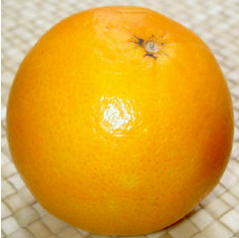
#> input picture IDA/src/light.png, 239 x 238 px, found by its file name
$ python dsift.py   (older library calls are emulated)
#> lines starting #> are read from the running program, lines starting #| are printed output that depends on the picture
'''
dsift.py: this function implements some basic functions that
does dense sift feature extraction.

The descriptors are defined in a similar way to the one used in
Svetlana Lazebnik's Matlab implementation, which could be found
at:

http://www.cs.unc.edu/~lazebnik/

Yangqing Jia, jiayq@eecs.berkeley.edu
'''

import numpy as np
from scipy import signal
from matplotlib import pyplot

# sift features
Nangles = 8
Nbins = 4
Nsamples = Nbins ** 2
alpha = 9.0
angles = np.array(range(Nangles)) * 2.0 * np.pi / Nangles


def gen_dgauss(sigma):
    '''
    generating a derivative of Gauss filter on both the X and Y
    direction.
    '''
    fwid = np.int(2 * np.ceil(sigma))
    G = np.array(range(-fwid, fwid + 1)) ** 2
    G = G.reshape((G.size, 1)) + G
    G = np.exp(- G / 2.0 / sigma / sigma)
    G /= np.sum(G)
    GH, GW = np.gradient(G)
    GH *= 2.0 / np.sum(np.abs(GH))
    GW *= 2.0 / np.sum(np.abs(GW))
    return GH, GW


class DsiftExtractor:
    '''
    The class that does dense sift feature extractor.
    Sample Usage:
        extractor = DsiftExtractor(gridSpacing,patchSize,[optional params])
        feaArr,positions = extractor.process_image(Image)
    '''

    def __init__(self, gridSpacing, patchSize,
                 nrml_thres=1.0, \
                 sigma_edge=0.8, \
                 sift_thres=0.2):
        '''
        gridSpacing: the spacing for sampling dense descriptors
        patchSize: the size for each sift patch
        nrml_thres: low contrast normalization threshold
        sigma_edge: the standard deviation for the gaussian smoothing
            before computing the gradient
        sift_thres: sift thresholding (0.2 works well based on
            Lowe's SIFT paper)
        '''
        self.gS = gridSpacing
        self.pS = patchSize
        self.nrml_thres = nrml_thres
        self.sigma = sigma_edge
        self.sift_thres = sift_thres
        # compute the weight contribution map
        sample_res = self.pS / np.double(Nbins)
        sample_p = np.array(range(self.pS))
        sample_ph, sample_pw = np.meshgrid(sample_p, sample_p)
        sample_ph.resize(sample_ph.size)
        sample_pw.resize(sample_pw.size)
        bincenter = np.array(range(1, Nbins * 2, 2)) / 2.0 / Nbins * self.pS - 0.5
        bincenter_h, bincenter_w = np.meshgrid(bincenter, bincenter)
        bincenter_h.resize((bincenter_h.size, 1))
        bincenter_w.resize((bincenter_w.size, 1))
        dist_ph = abs(sample_ph - bincenter_h)
        dist_pw = abs(sample_pw - bincenter_w)
        weights_h = dist_ph / sample_res
        weights_w = dist_pw / sample_res
        weights_h = (1 - weights_h) * (weights_h <= 1)
        weights_w = (1 - weights_w) * (weights_w <= 1)
        # weights is the contribution of each pixel to the corresponding bin center
        self.weights = weights_h * weights_w
        # pyplot.imshow(self.weights)
        # pyplot.show()

    def process_image(self, image, positionNormalize=True, \
                      verbose=True):
        '''
        processes a single image, return the locations
        and the values of detected SIFT features.
        image: a M*N image which is a numpy 2D array. If you
            pass a color image, it will automatically be converted
            to a grayscale image.
        positionNormalize: whether to normalize the positions
            to [0,1]. If False, the pixel-based positions of the
            top-right position of the patches is returned.

        Return values:
        feaArr: the feature array, each row is a feature
        positions: the positions of the features
        '''

        image = image.astype(np.double)
        if image.ndim == 3:
            # we do not deal with color images.
            image = np.mean(image, axis=2)
        # compute the grids
        H, W = image.shape
        gS = self.gS
        pS = self.pS
        remH = np.mod(H - pS, gS)
        remW = np.mod(W - pS, gS)
        offsetH = int(remH / 2)
        offsetW = int(remW / 2)
        gridH, gridW = np.meshgrid(range(offsetH, H - pS + 1, gS), range(offsetW, W - pS + 1, gS))
        gridH = gridH.flatten()
        gridW = gridW.flatten()
        if verbose:
            # print(W, H, gS, pS, gridH.size)
            pass
        feaArr = self.calculate_sift_grid(image, gridH, gridW)
        feaArr = self.normalize_sift(feaArr)
        if positionNormalize:
            positions = np.vstack((gridH / np.double(H), gridW / np.double(W)))
        else:
            positions = np.vstack((gridH, gridW))
        return feaArr, positions

    def calculate_sift_grid(self, image, gridH, gridW):
        '''
        This function calculates the unnormalized sift features
        It is called by process_image().
        '''
        H, W = image.shape
        Npatches = gridH.size
        feaArr = np.zeros((Npatches, Nsamples * Nangles))

        # calculate gradient
        GH, GW = gen_dgauss(self.sigma)
        IH = signal.convolve2d(image, GH, mode='same')
        IW = signal.convolve2d(image, GW, mode='same')
        Imag = np.sqrt(IH ** 2 + IW ** 2)
        Itheta = np.arctan2(IH, IW)
        Iorient = np.zeros((Nangles, H, W))
        for i in range(Nangles):
            Iorient[i] = Imag * np.maximum(np.cos(Itheta - angles[i]) ** alpha, 0)
            # pyplot.imshow(Iorient[i])
            # pyplot.show()
        for i in range(Npatches):
            currFeature = np.zeros((Nangles, Nsamples))
            for j in range(Nangles):
                currFeature[j] = np.dot(self.weights, \
                                        Iorient[j, gridH[i]:gridH[i] + self.pS, gridW[i]:gridW[i] + self.pS].flatten())
            feaArr[i] = currFeature.flatten()
        return feaArr

    def normalize_sift(self, feaArr):
        '''
        This function does sift feature normalization
        following David Lowe's definition (normalize length ->
        thresholding at 0.2 -> renormalize length)
        '''
        siftlen = np.sqrt(np.sum(feaArr ** 2, axis=1))
        hcontrast = (siftlen >= self.nrml_thres)
        siftlen[siftlen < self.nrml_thres] = self.nrml_thres
        # normalize with contrast thresholding
        feaArr /= siftlen.reshape((siftlen.size, 1))
        # suppress large gradients
        feaArr[feaArr > self.sift_thres] = self.sift_thres
        # renormalize high-contrast ones
        feaArr[hcontrast] /= np.sqrt(np.sum(feaArr[hcontrast] ** 2, axis=1)). \
            reshape((feaArr[hcontrast].shape[0], 1))
        return feaArr


class SingleSiftExtractor(DsiftExtractor):
    '''
    The simple wrapper class that does feature extraction, treating
    the whole image as a local image patch.
    '''

    def __init__(self, patchSize,
                 nrml_thres=1.0, \
                 sigma_edge=0.8, \
                 sift_thres=0.2):
        # simply call the super class __init__ with a large gridSpace
        DsiftExtractor.__init__(self, patchSize, patchSize, nrml_thres, sigma_edge, sift_thres)

    def process_image(self, image):
        return DsiftExtractor.process_image(self, image, False, False)[0]


if __name__ == '__main__':
    # ignore this. I only use this for testing purpose...
    from scipy import misc

    extractor = DsiftExtractor(8, 16, 1)
    image = misc.imread('../light.png')
#> image is the input picture: shape (238, 239, 3); mean R, G, B 220, 164.2, 52.9
    image = np.mean(np.double(image), axis=2)
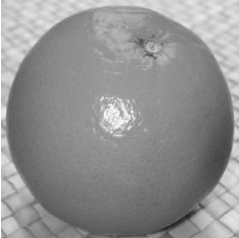
#> image: shape (238, 239) float64; min 30.67, max 255, mean 145.7
    feaArr, positions = extractor.process_image(image)
#> in calculate_sift_grid, `IW = signal.convolve2d(image, GW, mode='same')`:
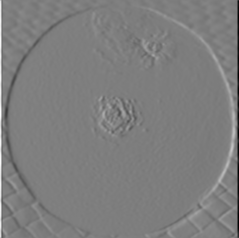
#> IW: shape (238, 239) float64; min -223.4, max 227.5, mean -0.2; drawn with min black and max white
#> in calculate_sift_grid, `Imag = np.sqrt(IH ** 2 + IW ** 2)`:
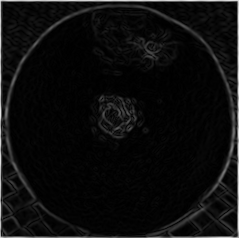
#> Imag: shape (238, 239) float64; min 4.71e-15, max 227.5, mean 13.5
#> in calculate_sift_grid, `Itheta = np.arctan2(IH, IW)`:
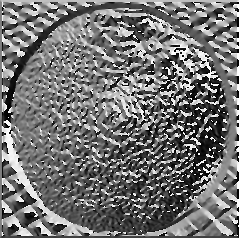
#> Itheta: shape (238, 239) float64; min -3.14, max 3.14, mean -0.301; drawn with min black and max white
#> after the loop in calculate_sift_grid, `for i in range(Npatches):`:
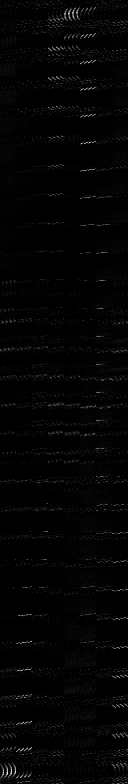
#> feaArr: shape (784, 128) float64; min 0, max 956.9, mean 15.9; drawn with min black and max white
#> in normalize_sift, `siftlen = np.sqrt(np.sum(feaArr ** 2, axis=1))`: siftlen = 784 values, max 1708 at index 773, min 50.11 at index 229, mean 373.8
#> in normalize_sift, `feaArr[feaArr > self.sift_thres] = self.sift_thres`:
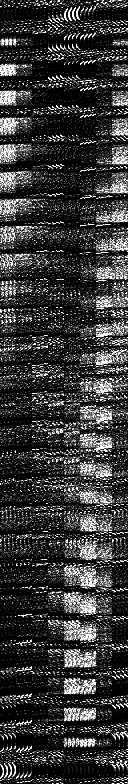
#> feaArr: shape (784, 128) float64; min 0, max 0.2, mean 0.0452; drawn with min black and max white
    # pyplot.hist(feaArr.flatten(),bins=100)
    # pyplot.imshow(feaArr[:256])
    # pyplot.plot(np.sum(feaArr,axis=0))
    pyplot.imshow(feaArr[np.random.permutation(feaArr.shape[0])[:256]])

    # test single sift extractor
    extractor = SingleSiftExtractor(16)
    feaArrSingle = extractor.process_image(image[:16, :16])
    pyplot.figure()
    pyplot.plot(feaArr[0], 'r')
    pyplot.plot(feaArrSingle, 'b')
    pyplot.show()
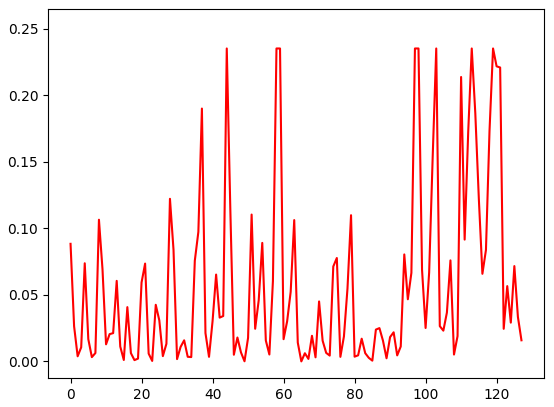
#> figure drawn by matplotlib, 1 panel; curve peaks at x = 44, y = 0.235
